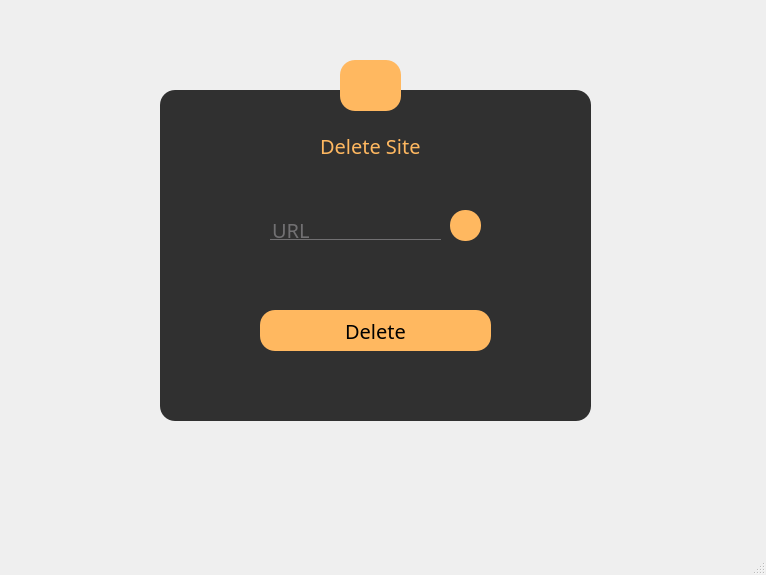
<?xml version="1.0" encoding="UTF-8"?>
<ui version="4.0">
 <class>DeleteWindow</class>
 <widget class="QMainWindow" name="DeleteWindow">
  <property name="geometry">
   <rect>
    <x>0</x>
    <y>0</y>
    <width>766</width>
    <height>575</height>
   </rect>
  </property>
  <property name="windowTitle">
   <string>MainWindow</string>
  </property>
  <property name="styleSheet">
   <string notr="true">*{
	font-family:century gothic;
	font-size:20px;
}
#DeleteWindow{
	border-image: url(:/pref0/InterfaceChoisie.jpeg);
}

QFrame
{
	background:rgba(0,0,0,0.8);
	border-radius:15px;
}
QPushButton
{
background: #ffb860;
border-radius:15px;
}
QToolButton
{
background: #ffb860;
border-radius:15px;
}
QToolButton
{
background: #ffb860;
border-radius:15px;
}
QLabel
{
	color:#ffb860;
	background:transparent;
}
QLineEdit
{
background:transparent;
border:none;
color:#717072;
border-bottom:1px solid #717072;
}</string>
  </property>
  <widget class="QWidget" name="centralwidget">
   <widget class="QFrame" name="frame">
    <property name="geometry">
     <rect>
      <x>160</x>
      <y>90</y>
      <width>431</width>
      <height>331</height>
     </rect>
    </property>
    <property name="frameShape">
     <enum>QFrame::StyledPanel</enum>
    </property>
    <property name="frameShadow">
     <enum>QFrame::Raised</enum>
    </property>
    <widget class="QLabel" name="label">
     <property name="geometry">
      <rect>
       <x>160</x>
       <y>40</y>
       <width>111</width>
       <height>31</height>
      </rect>
     </property>
     <property name="text">
      <string>Delete Site</string>
     </property>
    </widget>
    <widget class="QToolButton" name="toolButton">
     <property name="geometry">
      <rect>
       <x>100</x>
       <y>220</y>
       <width>231</width>
       <height>41</height>
      </rect>
     </property>
     <property name="text">
      <string>Delete</string>
     </property>
    </widget>
    <widget class="QLineEdit" name="lineEdit">
     <property name="geometry">
      <rect>
       <x>110</x>
       <y>130</y>
       <width>171</width>
       <height>20</height>
      </rect>
     </property>
     <property name="text">
      <string>URL</string>
     </property>
    </widget>
    <widget class="QPushButton" name="pushButton_2">
     <property name="geometry">
      <rect>
       <x>290</x>
       <y>120</y>
       <width>31</width>
       <height>31</height>
      </rect>
     </property>
     <property name="text">
      <string/>
     </property>
     <property name="icon">
      <iconset resource="images1.qrc">
       <normaloff>:/pref1/images/SearchIcon.jpeg</normaloff>:/pref1/images/SearchIcon.jpeg</iconset>
     </property>
     <property name="iconSize">
      <size>
       <width>20</width>
       <height>64</height>
      </size>
     </property>
    </widget>
   </widget>
   <widget class="QPushButton" name="pushButton">
    <property name="geometry">
     <rect>
      <x>340</x>
      <y>60</y>
      <width>61</width>
      <height>51</height>
     </rect>
    </property>
    <property name="text">
     <string/>
    </property>
    <property name="icon">
     <iconset resource="images1.qrc">
      <normaloff>:/pref1/images/DeleteIcon.jpeg</normaloff>:/pref1/images/DeleteIcon.jpeg</iconset>
    </property>
    <property name="iconSize">
     <size>
      <width>20</width>
      <height>64</height>
     </size>
    </property>
   </widget>
  </widget>
  <widget class="QStatusBar" name="statusbar"/>
 </widget>
 <resources>
  <include location="images1.qrc"/>
 </resources>
 <connections/>
</ui>
